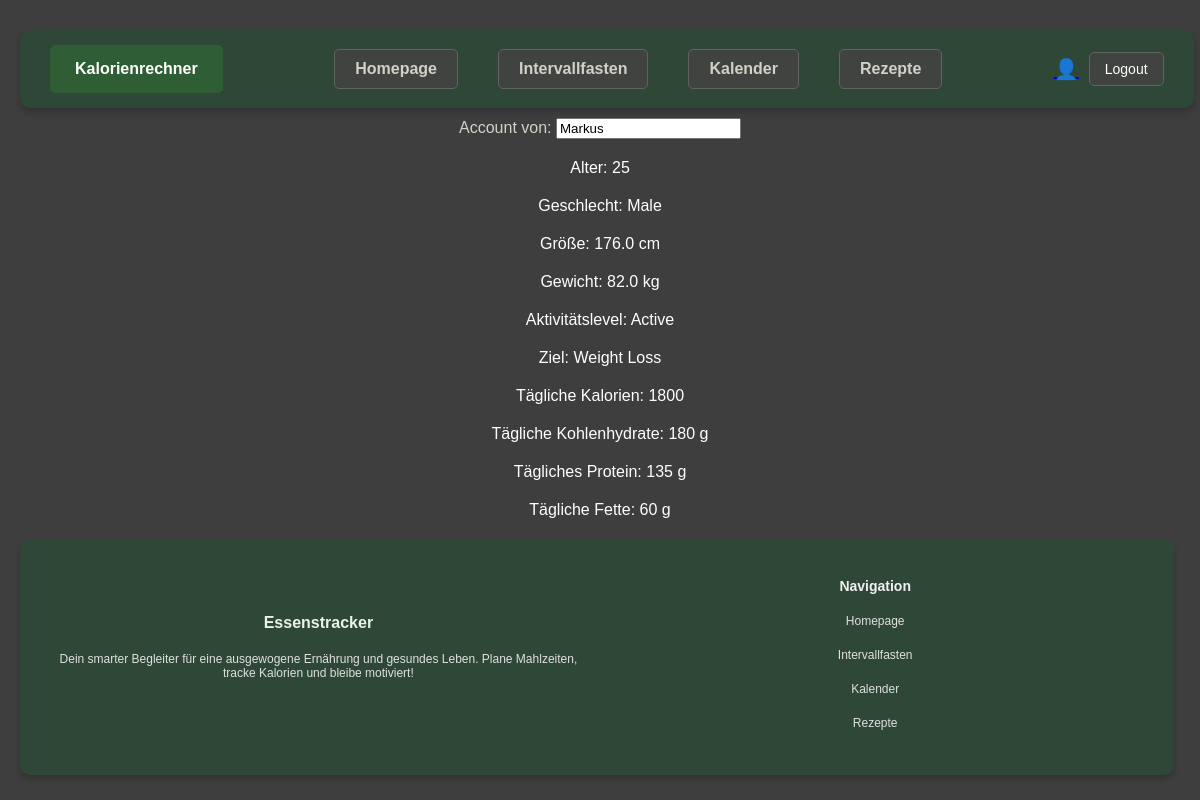
The app's page /trackerapp/account/ (signed in), older data.
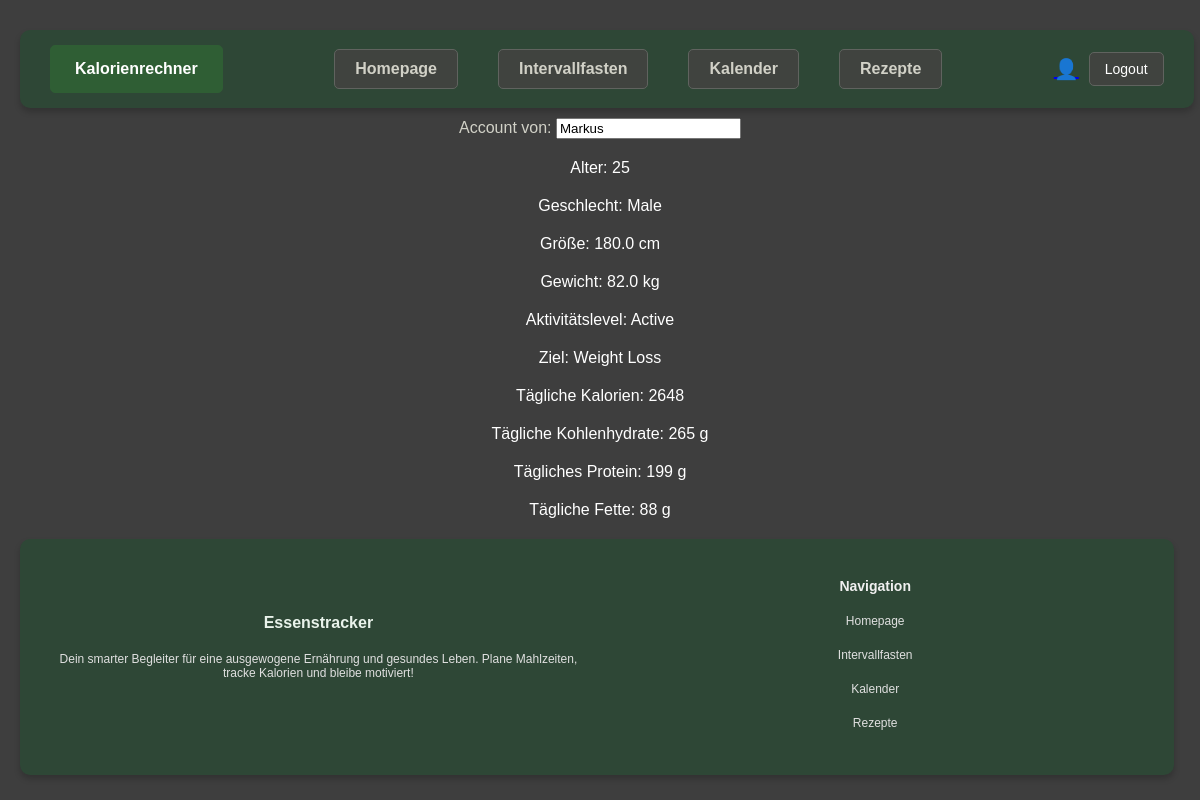
The same page, newer data.
### trackerapp/models.py (models this page shows, shortened)
class UserProfile(models.Model):
    user = models.OneToOneField(User, on_delete=models.CASCADE)  # Verknüpfung mit User
    GENDER_CHOICES = [
        ('M', 'Male'),
        ('F', 'Female'),
    ]
    ACTIVITY_CHOICES = [
        ('sedentary', 'Sedentary'),
        ('light', 'Lightly Active'),
        ('moderate', 'Moderately Active'),
        ('active', 'Active'),
        ('very_active', 'Very Active'),
    ]
    GOAL_CHOICES = [
        ('weight_loss', 'Weight Loss'),
        ('maintenance', 'Maintenance'),
        ('weight_gain', 'Weight Gain'),
    ]
    age = models.PositiveIntegerField(default=25)  # Standardwert: 25 Jahre
    gender = models.CharField(max_length=1, choices=GENDER_CHOICES, default='M')  # Standard: Male
    height = models.FloatField(default=170.0, help_text="Height in cm")  # Standard: 170 cm
    weight = models.FloatField(default=70.0, help_text="Weight in kg")  # Standard: 70 kg
    activity = models.CharField(max_length=20, choices=ACTIVITY_CHOICES, default='sedentary')  # Standard: Sedentary
    goal = models.CharField(max_length=20, choices=GOAL_CHOICES, default='maintenance')  # Standard: Maintenance
    daily_calories = models.PositiveIntegerField(default=2000)  # Standard: 2000 kcal
    daily_carbohydrates = models.PositiveIntegerField(default=250, help_text="Daily Carbohydrates in grams")  # Standard: 250 g
    daily_proteins = models.PositiveIntegerField(default=75, help_text="Daily Proteins in grams")  # Standard: 75 g
    daily_fats = models.PositiveIntegerField(default=70, help_text="Daily Fats in grams")  # Standard: 70 g

### trackerapp/views.py (the view)
# urls.py: path('trackerapp/account/', trackerapp_views.user_profile_view, name='account'),
@login_required
def user_profile_view(request):
    try:
        user_profile = UserProfile.objects.get(user=request.user)
        context = {
            'user_profile': user_profile
        }
    except UserProfile.DoesNotExist:
        context = {
            'error': "Kein Profil für den angemeldeten Benutzer gefunden."
        }
    return render(request, 'account.html', context)

### trackerapp/templates/account.html (shortened to what this page needs)
{% extends 'base.html' %}
{% block content %}
    {% if user_profile %}
    <div>
        <label for="username">Account von:</label>
        <input type="text" id="username" name="username" value="{{ form.username.initial|default:user.username }}" class="readonly" readonly>
    </div>
        <p>Alter: {{ user_profile.age }}</p>
        <p>Geschlecht: {{ user_profile.get_gender_display }}</p>
        <p>Größe: {{ user_profile.height }} cm</p>
        <p>Gewicht: {{ user_profile.weight }} kg</p>
        <p>Aktivitätslevel: {{ user_profile.get_activity_display }}</p>
        <p>Ziel: {{ user_profile.get_goal_display }}</p>
        <p>Tägliche Kalorien: {{ user_profile.daily_calories }}</p>
        <p>Tägliche Kohlenhydrate: {{ user_profile.daily_carbohydrates }} g</p>
        <p>Tägliches Protein: {{ user_profile.daily_proteins }} g</p>
        <p>Tägliche Fette: {{ user_profile.daily_fats }} g</p>
    {% else %}
        <p>{{ error }}</p>
    {% endif %}
{% endblock %}

Row changes from the older to the newer data that the page shows:
changed UserProfile "Male": height "176.0" → "180.0"; daily_calories "1800" → "2648"; daily_carbohydrates "180" → "265"; daily_proteins "135" → "199"; daily_fats "60" → "88"
